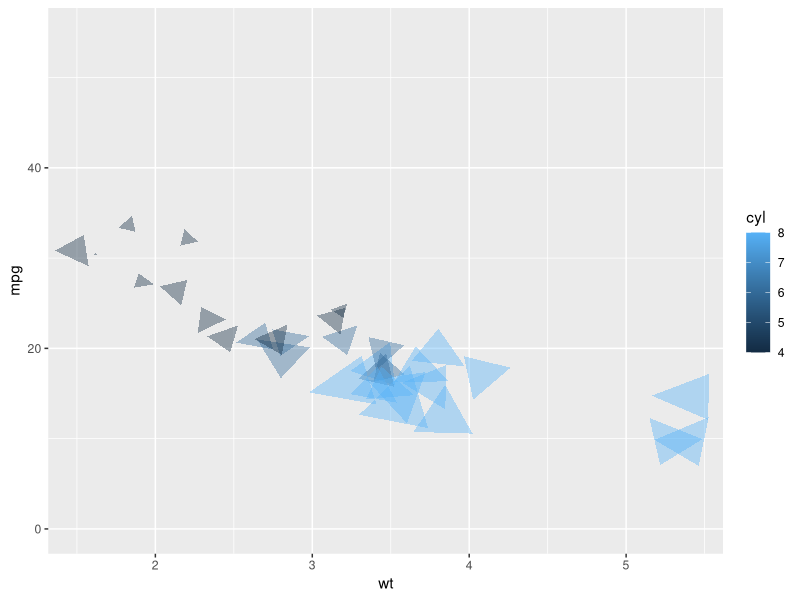

Generate this figure with R:
library(ggplot2)
library(grid)

tGrob <- function(xc, yc, size, angle, fill = "darkgreen", alpha = 0.2) {
  sinA = sin(angle)
  cosA = cos(angle)
  dx = c( -size/2, 0, size/2)
  dy = c( -size/2, size/2, -size/2)
  gl <- gList(
    polygonGrob(x = xc + (dx*cosA - dy*sinA), y = yc + (dx*sinA + dy*cosA), 
                gp = gpar(fill = fill, alpha = alpha, col = 0))
  )
  gl
}

tpsGrob <- function(x, y, size, angle, fill, alpha) {
  sizeMax <- max(size)
  sizeMin <- min(size)
  scaledSize <- 0.005 + 0.1 * (size - sizeMin) / (sizeMax - sizeMin)  
  listOfGrobs <- mapply(
    function(xc, yc, size, angle, fill, alpha) {
     tGrob(xc, yc, size, angle, fill, alpha)
    }, x, y, scaledSize, angle, fill, alpha)
  class(listOfGrobs) <- "gList"
  gt <- gTree(name = "triangles", children = listOfGrobs, gp = NULL)
}

triangles_DrawPanel <- function(data, panel_scales, coord, na.rm = FALSE, alpha = 0.1) {
  coords <- coord$transform(data, panel_scales)
  ggplot2:::ggname("geom_triangles", 
      tpsGrob(coords$x, coords$y, coords$size, coords$angle, coords$fill, alpha)
  )
}

gTriangles <- ggproto( 
                "gTriangles", 
                Geom, 
                draw_panel = triangles_DrawPanel, 
                non_missing_aes = c("x", "y", "size"),
                default_aes = aes(angle = 0.0, fill = "darkgreen"),
                icon = function(.) {}, 
                desc_params = list(), 
                seealso = list(), 
                extra_params = c("na.rm", "alpha"),
                examples = function(.) {}
              )

geom_triangles <- function(mapping = NULL, data = NULL, stat = "identity", 
                           position = "identity", na.rm = FALSE, show.legend = NA, 
                           inherit.aes = TRUE, alpha = 0.2) {
  layer(
    data = data, 
    mapping = mapping, 
    stat = stat, 
    geom = gTriangles, 
    position = position, 
    show.legend = show.legend, 
    inherit.aes = inherit.aes, 
    params = list(na.rm = na.rm, alpha = alpha)
  )
}

set.seed(123)

dc <- mtcars[,c("wt", "mpg", "hp", "cyl")]
angle <- runif(1:32) * 2.0*pi
dc <- cbind(dc, angle)

ggplot(dc, aes(wt, mpg, size=hp)) + 
  geom_triangles( aes(angle = angle, fill = cyl), alpha = 0.4) +
  scale_y_continuous(limits = c(0.0, 55))
